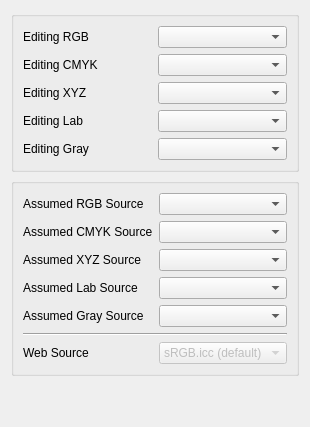
     <widget class="QWidget" name="defaultProfilesTab">
      <attribute name="title">
       <string>Default Profiles</string>
      </attribute>
      <layout class="QGridLayout" name="gridLayout_12">
       <item row="3" column="0">
        <widget class="QGroupBox" name="assumedSourceGBox">
         <property name="toolTip">
          <string>&lt;!DOCTYPE HTML PUBLIC &quot;-//W3C//DTD HTML 4.0//EN&quot; &quot;http://www.w3.org/TR/REC-html40/strict.dtd&quot;&gt;
&lt;html&gt;&lt;head&gt;&lt;meta name=&quot;qrichtext&quot; content=&quot;1&quot; /&gt;&lt;style type=&quot;text/css&quot;&gt;
p, li { white-space: pre-wrap; }
&lt;/style&gt;&lt;/head&gt;&lt;body style=&quot; font-family:'Sans Serif'; font-size:10pt; font-weight:400; font-style:normal;&quot;&gt;
&lt;p style=&quot; margin-top:0px; margin-bottom:0px; margin-left:0px; margin-right:0px; -qt-block-indent:0; text-indent:0px;&quot;&gt;Select the default &lt;span style=&quot; font-style:italic;&quot;&gt;assumed&lt;/span&gt; profiles for each of the corresponding color spaces.&lt;/p&gt;&lt;/body&gt;&lt;/html&gt;</string>
         </property>
         <property name="whatsThis">
          <string/>
         </property>
         <property name="title">
          <string/>
         </property>
         <layout class="QGridLayout" name="gridLayout_17">
          <item row="0" column="0">
           <widget class="QLabel" name="label_ASSUMED_RGB">
            <property name="text">
             <string>Assumed RGB Source</string>
            </property>
           </widget>
          </item>
          <item row="0" column="1">
           <widget class="QComboBox" name="combo_ASSUMED_RGB">
            <property name="enabled">
             <bool>true</bool>
            </property>
           </widget>
          </item>
          <item row="1" column="0">
           <widget class="QLabel" name="label_ASSUMED_CMYK">
            <property name="text">
             <string>Assumed CMYK Source</string>
            </property>
           </widget>
          </item>
          <item row="1" column="1">
           <widget class="QComboBox" name="combo_ASSUMED_CMYK">
            <property name="enabled">
             <bool>true</bool>
            </property>
           </widget>
          </item>
          <item row="2" column="0">
           <widget class="QLabel" name="label_ASSUMED_XYZ">
            <property name="text">
             <string>Assumed XYZ Source</string>
            </property>
           </widget>
          </item>
          <item row="2" column="1">
           <widget class="QComboBox" name="combo_ASSUMED_XYZ">
            <property name="enabled">
             <bool>true</bool>
            </property>
           </widget>
          </item>
          <item row="3" column="0">
           <widget class="QLabel" name="label_ASSUMED_LAB">
            <property name="text">
             <string>Assumed Lab Source</string>
            </property>
           </widget>
          </item>
          <item row="3" column="1">
           <widget class="QComboBox" name="combo_ASSUMED_LAB">
            <property name="enabled">
             <bool>true</bool>
            </property>
           </widget>
          </item>
          <item row="4" column="0">
           <widget class="QLabel" name="label_ASSUMED_GRAY">
            <property name="text">
             <string>Assumed Gray Source</string>
            </property>
           </widget>
          </item>
          <item row="4" column="1">
           <widget class="QComboBox" name="combo_ASSUMED_GRAY"/>
          </item>
          <item row="5" column="0" colspan="2">
           <widget class="Line" name="line">
            <property name="orientation">
             <enum>Qt::Horizontal</enum>
            </property>
           </widget>
          </item>
          <item row="6" column="0">
           <widget class="QLabel" name="label_ASSUMED_WEB">
            <property name="text">
             <string>Web Source</string>
            </property>
           </widget>
          </item>
          <item row="6" column="1">
           <widget class="QComboBox" name="combo_ASSUMED_WEB">
            <property name="enabled">
             <bool>false</bool>
            </property>
            <item>
             <property name="text">
              <string>sRGB.icc (default)</string>
             </property>
            </item>
           </widget>
          </item>
         </layout>
        </widget>
       </item>
       <item row="0" column="0">
        <widget class="QGroupBox" name="defaultProfilesBox">
         <property name="toolTip">
          <string>&lt;!DOCTYPE HTML PUBLIC &quot;-//W3C//DTD HTML 4.0//EN&quot; &quot;http://www.w3.org/TR/REC-html40/strict.dtd&quot;&gt;
&lt;html&gt;&lt;head&gt;&lt;meta name=&quot;qrichtext&quot; content=&quot;1&quot; /&gt;&lt;style type=&quot;text/css&quot;&gt;
p, li { white-space: pre-wrap; }
&lt;/style&gt;&lt;/head&gt;&lt;body style=&quot; font-family:'Sans Serif'; font-size:10pt; font-weight:400; font-style:normal;&quot;&gt;
&lt;p style=&quot; margin-top:0px; margin-bottom:0px; margin-left:0px; margin-right:0px; -qt-block-indent:0; text-indent:0px;&quot;&gt;Select the default &lt;span style=&quot; font-style:italic;&quot;&gt;editing&lt;/span&gt; profiles for each of the corresponding color spaces.&lt;/p&gt;&lt;/body&gt;&lt;/html&gt;</string>
         </property>
         <property name="whatsThis">
          <string>&lt;!DOCTYPE HTML PUBLIC &quot;-//W3C//DTD HTML 4.0//EN&quot; &quot;http://www.w3.org/TR/REC-html40/strict.dtd&quot;&gt;
&lt;html&gt;&lt;head&gt;&lt;meta name=&quot;qrichtext&quot; content=&quot;1&quot; /&gt;&lt;style type=&quot;text/css&quot;&gt;
p, li { white-space: pre-wrap; }
&lt;/style&gt;&lt;/head&gt;&lt;body style=&quot; font-family:'Sans Serif'; font-size:10pt; font-weight:400; font-style:normal;&quot;&gt;
&lt;p style=&quot; margin-top:0px; margin-bottom:0px; margin-left:0px; margin-right:0px; -qt-block-indent:0; text-indent:0px;&quot;&gt;Select the default &lt;span style=&quot; font-style:italic;&quot;&gt;editing&lt;/span&gt; profiles for each of the corresponding color spaces.&lt;/p&gt;&lt;/body&gt;&lt;/html&gt;</string>
         </property>
         <property name="title">
          <string/>
         </property>
         <layout class="QGridLayout" name="gridLayout_11">
          <item row="2" column="0">
           <widget class="QLabel" name="label_EDITING_RGB">
            <property name="text">
             <string>Editing RGB</string>
            </property>
           </widget>
          </item>
          <item row="2" column="1">
           <widget class="QComboBox" name="combo_EDITING_RGB">
            <property name="enabled">
             <bool>true</bool>
            </property>
           </widget>
          </item>
          <item row="3" column="0">
           <widget class="QLabel" name="label_EDITING_CMYK">
            <property name="text">
             <string>Editing CMYK</string>
            </property>
           </widget>
          </item>
          <item row="3" column="1">
           <widget class="QComboBox" name="combo_EDITING_CMYK">
            <property name="enabled">
             <bool>true</bool>
            </property>
           </widget>
          </item>
          <item row="4" column="0">
           <widget class="QLabel" name="label_EDITING_XYZ">
            <property name="text">
             <string>Editing XYZ</string>
            </property>
           </widget>
          </item>
          <item row="4" column="1">
           <widget class="QComboBox" name="combo_EDITING_XYZ">
            <property name="enabled">
             <bool>true</bool>
            </property>
           </widget>
          </item>
          <item row="5" column="0">
           <widget class="QLabel" name="label_EDITING_LAB">
            <property name="text">
             <string>Editing Lab</string>
            </property>
           </widget>
          </item>
          <item row="5" column="1">
           <widget class="QComboBox" name="combo_EDITING_LAB">
            <property name="enabled">
             <bool>true</bool>
            </property>
           </widget>
          </item>
          <item row="6" column="0">
           <widget class="QLabel" name="label_EDITING_GRAY">
            <property name="text">
             <string>Editing Gray</string>
            </property>
           </widget>
          </item>
          <item row="6" column="1">
           <widget class="QComboBox" name="combo_EDITING_GRAY"/>
          </item>
         </layout>
        </widget>
       </item>
       <item row="4" column="0">
        <spacer name="verticalSpacer_3">
         <property name="orientation">
          <enum>Qt::Vertical</enum>
         </property>
         <property name="sizeHint" stdset="0">
          <size>
           <width>20</width>
           <height>40</height>
          </size>
         </property>
        </spacer>
       </item>
      </layout>
     </widget>
